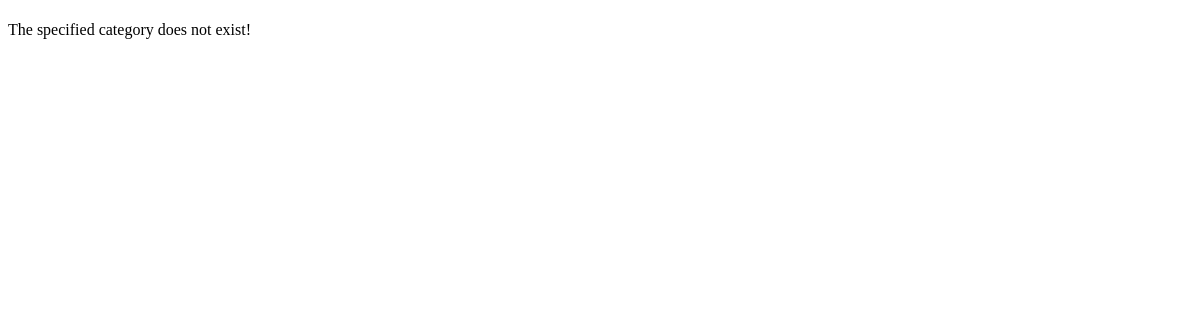
Before: /rango/category/python/ with the older database file.
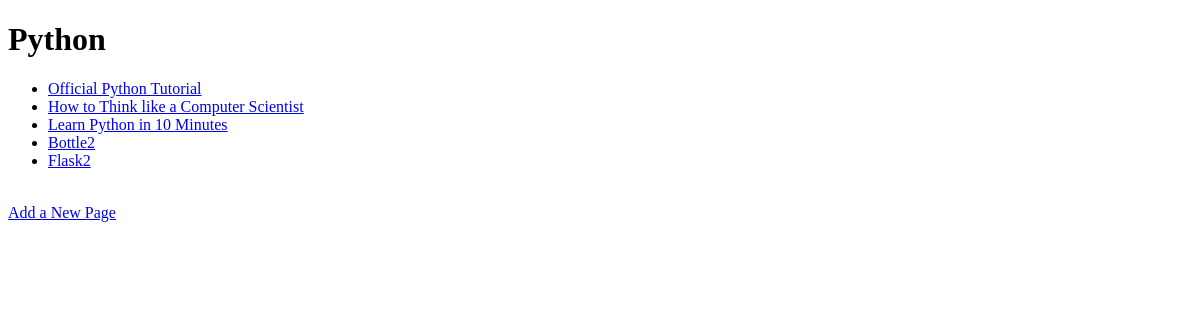
After: the same page with the newer database file.
### rango/models.py (models this page shows, shortened)
class Category(models.Model):
	name=models.CharField(max_length=128, unique=True)
	views=models.IntegerField(default=0)
	likes=models.IntegerField(default=0)
	slug=models.SlugField(unique=True)

class Page(models.Model):
	category=models.ForeignKey(Category)
	title=models.CharField(max_length=128)
	url=models.URLField()
	views=models.IntegerField(default=0)

### rango/views.py (the view)
# urls.py: url(r'^category/(?P<category_name_slug>[\w\-]+)/add_page/$', views.add_page, name='add_page'),
def category(request,category_name_slug):
    context_dict = {}
    try:
        category = Category.objects.get(slug=category_name_slug)
        context_dict['category_name'] = category.name
        pages = Page.objects.filter(category=category)
        context_dict['pages'] = pages
        context_dict['category'] = category
        context_dict['category_name_slug']=category_name_slug
    except Category.DoesNotExist:
        pass
    return render(request, 'rango/category.html', context_dict)

### templates/rango/category.html (shortened to what this page needs)
<!DOCTYPE html>
<html>
    <head>
    </head>
    <body>
        <h1>{{ category_name }}</h1>
        {% if category %}
            {% if pages %}
            <ul>
                {% for page in pages %}
                <li><a href="{{ page.url }}">{{ page.title }}</a></li>
                {% endfor %}
            </ul>
            {% else %}
                <strong>No pages currently in category.</strong>
            {% endif %}
            <a href="/rango/category/{{category_name_slug}}/add_page/">Add a New Page</a><br />
        {% else %}
            The specified category {{ category_name }} does not exist!
        {% endif %}
    </body>
</html>

Changed rows visible on the page:
added Category: name "Python"
added Page: title "Official Python Tutorial"
added Page: title "How to Think like a Computer Scientist"
added Page: title "Learn Python in 10 Minutes"
now on this page (row edited): Page: title "Bottle2"
now on this page (row edited): Page: title "Flask2"
Other visible differences:
text no longer shown: "The specified category does not exist!"
text now shown: "Add a New Page"
